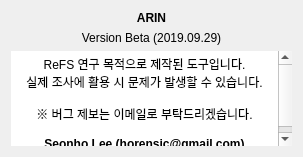
<?xml version="1.0" encoding="UTF-8"?>
<ui version="4.0">
 <class>AboutDialog</class>
 <widget class="QDialog" name="AboutDialog">
  <property name="geometry">
   <rect>
    <x>0</x>
    <y>0</y>
    <width>303</width>
    <height>154</height>
   </rect>
  </property>
  <property name="sizePolicy">
   <sizepolicy hsizetype="Ignored" vsizetype="Ignored">
    <horstretch>0</horstretch>
    <verstretch>0</verstretch>
   </sizepolicy>
  </property>
  <property name="maximumSize">
   <size>
    <width>16777215</width>
    <height>154</height>
   </size>
  </property>
  <property name="windowTitle">
   <string>About</string>
  </property>
  <layout class="QVBoxLayout" name="verticalLayout">
   <item>
    <widget class="QLabel" name="label">
     <property name="sizePolicy">
      <sizepolicy hsizetype="Minimum" vsizetype="Fixed">
       <horstretch>0</horstretch>
       <verstretch>0</verstretch>
      </sizepolicy>
     </property>
     <property name="font">
      <font>
       <weight>75</weight>
       <bold>true</bold>
      </font>
     </property>
     <property name="text">
      <string>ARIN</string>
     </property>
     <property name="alignment">
      <set>Qt::AlignCenter</set>
     </property>
    </widget>
   </item>
   <item>
    <widget class="QLabel" name="label_2">
     <property name="sizePolicy">
      <sizepolicy hsizetype="Minimum" vsizetype="Fixed">
       <horstretch>0</horstretch>
       <verstretch>0</verstretch>
      </sizepolicy>
     </property>
     <property name="text">
      <string>Version Beta (2019.09.29)</string>
     </property>
     <property name="alignment">
      <set>Qt::AlignCenter</set>
     </property>
    </widget>
   </item>
   <item>
    <widget class="QTextEdit" name="textEdit">
     <property name="sizePolicy">
      <sizepolicy hsizetype="Preferred" vsizetype="Fixed">
       <horstretch>0</horstretch>
       <verstretch>0</verstretch>
      </sizepolicy>
     </property>
     <property name="maximumSize">
      <size>
       <width>16777215</width>
       <height>95</height>
      </size>
     </property>
     <property name="autoFillBackground">
      <bool>false</bool>
     </property>
     <property name="frameShape">
      <enum>QFrame::NoFrame</enum>
     </property>
     <property name="frameShadow">
      <enum>QFrame::Sunken</enum>
     </property>
     <property name="readOnly">
      <bool>true</bool>
     </property>
     <property name="html">
      <string>&lt;!DOCTYPE HTML PUBLIC &quot;-//W3C//DTD HTML 4.0//EN&quot; &quot;http://www.w3.org/TR/REC-html40/strict.dtd&quot;&gt;
&lt;html&gt;&lt;head&gt;&lt;meta name=&quot;qrichtext&quot; content=&quot;1&quot; /&gt;&lt;style type=&quot;text/css&quot;&gt;
p, li { white-space: pre-wrap; }
&lt;/style&gt;&lt;/head&gt;&lt;body style=&quot; font-family:'Gulim'; font-size:9pt; font-weight:400; font-style:normal;&quot;&gt;
&lt;p align=&quot;center&quot; style=&quot; margin-top:0px; margin-bottom:0px; margin-left:0px; margin-right:0px; -qt-block-indent:0; text-indent:0px;&quot;&gt;ReFS 연구 목적으로 제작된 도구입니다. &lt;br /&gt;실제 조사에 활용 시 문제가 발생할 수 있습니다.&lt;/p&gt;
&lt;p align=&quot;center&quot; style=&quot;-qt-paragraph-type:empty; margin-top:0px; margin-bottom:0px; margin-left:0px; margin-right:0px; -qt-block-indent:0; text-indent:0px;&quot;&gt;&lt;br /&gt;&lt;/p&gt;
&lt;p align=&quot;center&quot; style=&quot; margin-top:0px; margin-bottom:0px; margin-left:0px; margin-right:0px; -qt-block-indent:0; text-indent:0px;&quot;&gt;※ 버그 제보는 이메일로 부탁드리겠습니다.&lt;/p&gt;
&lt;p align=&quot;center&quot; style=&quot;-qt-paragraph-type:empty; margin-top:0px; margin-bottom:0px; margin-left:0px; margin-right:0px; -qt-block-indent:0; text-indent:0px;&quot;&gt;&lt;br /&gt;&lt;/p&gt;
&lt;p align=&quot;center&quot; style=&quot; margin-top:0px; margin-bottom:0px; margin-left:0px; margin-right:0px; -qt-block-indent:0; text-indent:0px;&quot;&gt;&lt;span style=&quot; font-weight:600;&quot;&gt;Seonho Lee (horensic@gmail.com)&lt;/span&gt;&lt;/p&gt;&lt;/body&gt;&lt;/html&gt;</string>
     </property>
     <property name="textInteractionFlags">
      <set>Qt::NoTextInteraction</set>
     </property>
    </widget>
   </item>
  </layout>
 </widget>
 <resources/>
 <connections/>
</ui>
